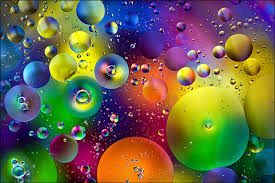
#> input picture colordetpic.jpeg, 275 x 183 px
$ python color_detection.py --image colordetpic.jpeg
#> lines starting #> are read from the running program, lines starting #| are printed output that depends on the picture
import cv2
import numpy as np
import pandas as pd
import argparse

ap = argparse.ArgumentParser()
ap.add_argument('-i', '--image', required=True, help="Image Path")
args = vars(ap.parse_args())
img_path = args['image']

img = cv2.imread(img_path)
#> img is the input picture: shape (183, 275, 3); mean B, G, R 74.9, 101.4, 106.4
img = cv2.resize(img, (800, 500))
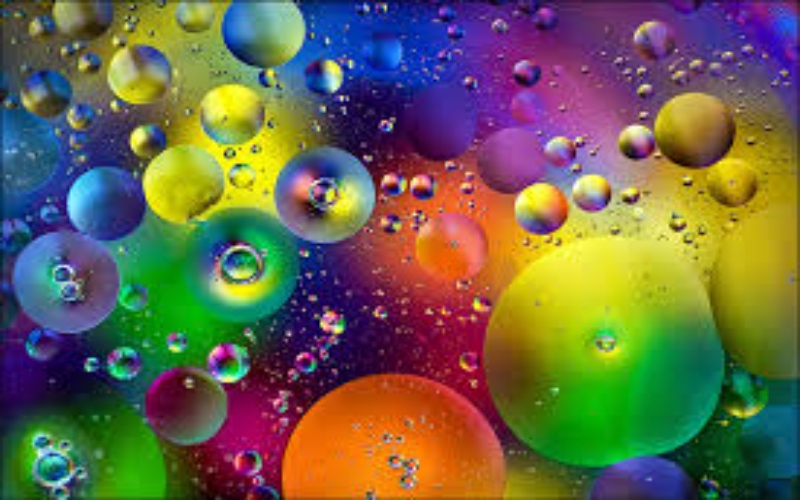
#> img: shape (500, 800, 3); mean B, G, R 74.8, 101.2, 106.3

clicked = False
r = g = b = xpos = ypos = 0

index=["color","color_name","hex","R","G","B"]
csv = pd.read_csv('colors.csv', names=index, header=None)
#> (reads colors.csv from the repository)

def getColorName(R,G,B):
    minimum = 10000
    for i in range(len(csv)):
        d = abs(R- int(csv.loc[i,"R"])) + abs(G- int(csv.loc[i,"G"]))+ abs(B- int(csv.loc[i,"B"]))
        if(d<=minimum):
            minimum = d
            cname = csv.loc[i,"color_name"]
    return cname

def draw_function(event, x,y,flags,param):
    if event == cv2.EVENT_LBUTTONDBLCLK:
        global b,g,r,xpos,ypos, clicked
        clicked = True
        xpos = x
        ypos = y
        b,g,r = img[y,x]
        b = int(b)
        g = int(g)
        r = int(r)

cv2.namedWindow('image')
cv2.setMouseCallback('image',draw_function)

while(1):

    cv2.imshow("image",img)
    if (clicked):

        cv2.rectangle(img,(20,20), (750,60), (b,g,r), -1)
        text = getColorName(r,g,b) + ' R='+ str(r) +  ' G='+ str(g) +  ' B='+ str(b)

        cv2.putText(img, text,(50,50),2,0.8,(255,255,255),2,cv2.LINE_AA)

        if(r+g+b>=600):
            cv2.putText(img, text,(50,50),2,0.8,(0,0,0),2,cv2.LINE_AA)

        clicked=False

    if cv2.waitKey(20) & 0xFF ==27:
#> (key Esc is pressed here)
        break

cv2.destroyAllWindows()
